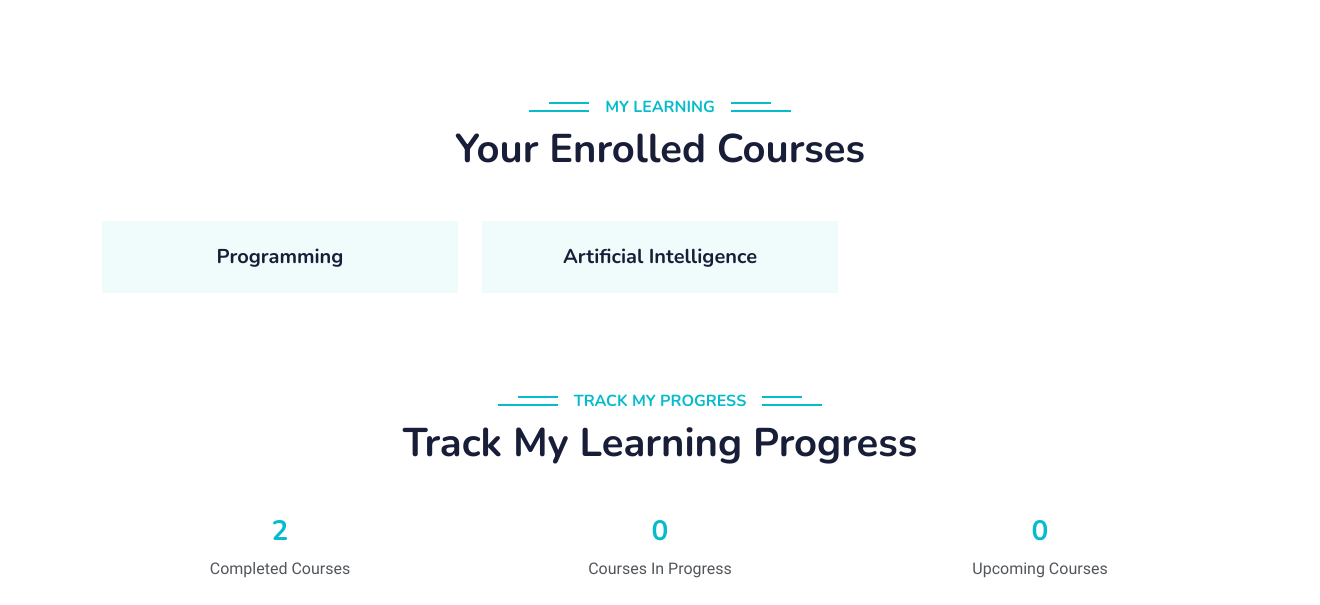
The app's page /dashboard/ (signed in, lower part), older data.
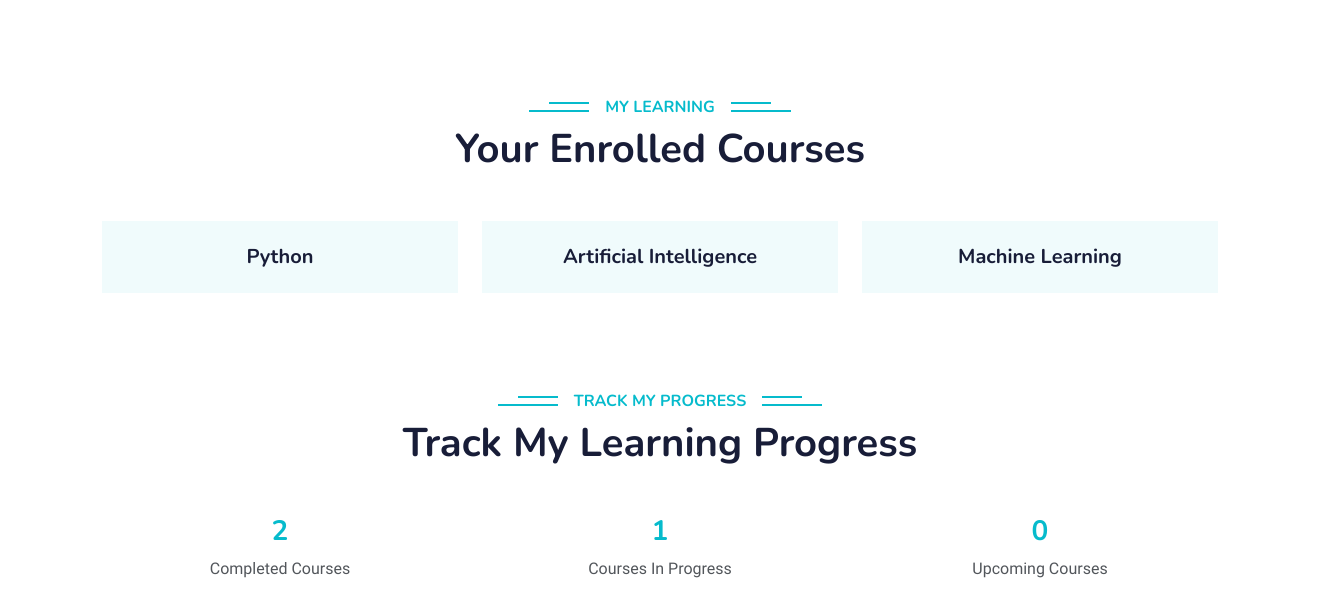
The same page, newer data.
### log_sig/models.py (models this page shows, shortened)
class Course(models.Model):
    name = models.CharField(max_length=100)
    category = models.CharField(max_length=100)
    duration = models.CharField(max_length=50)
    students = models.IntegerField(default=0)

### dashboard/views.py (the view)
# urls.py: path('dashboard/', include('dashboard.urls')),
@login_required
def dashboard(request):
    enrolled_courses = request.user.enrolled_courses.all()
    completed_courses = request.user.completed_courses.all()  # Fetch completed courses
    progress = {
        'completed_courses': completed_courses.count(),
        'in_progress': enrolled_courses.count() - completed_courses.count(),
        'upcoming': 0,  # Add logic for upcoming courses if needed
    }
    return render(request, 'dashboard.html', {
        'enrolled_courses': enrolled_courses,
        'completed_courses': completed_courses,
        'progress': progress,
    })

### dashboard/templates/dashboard.html (shortened to what this page needs)
{% load static %}
<!DOCTYPE html>
<html lang="en">
<head>
    <link href="https://cdnjs.cloudflare.com/ajax/libs/font-awesome/5.10.0/css/all.min.css" rel="stylesheet">
    <link href="https://cdn.jsdelivr.net/npm/bootstrap-icons@1.4.1/font/bootstrap-icons.css" rel="stylesheet">
    <link href="{% static 'css/bootstrap.min.css' %}" rel="stylesheet">
    <link href="{% static 'css/style.css' %}" rel="stylesheet">
</head>
<body>
    <br>
    <div class="container-xxl py-5" id="courses">
        </div>
    <div class="container-xxl py-5">
        <div class="container">
            <div class="text-center wow fadeInUp" data-wow-delay="0.1s">
                <h6 class="section-title bg-white text-center text-primary px-3">My Learning</h6>
                <h1 class="mb-5">Your Enrolled Courses</h1>
            </div>
            <div class="row g-4">
                {% for course in enrolled_courses %}
                <div class="col-lg-4 col-md-6 wow fadeInUp" data-wow-delay="0.1s">
                    <div class="course-item bg-light">
                        <div class="text-center p-4">
                            <h5 class="mb-0">{{ course.category }}</h5>
                        </div>
                    </div>
                </div>
                {% empty %}
                <p class="text-center">You haven't enrolled in any courses yet.</p>
                {% endfor %}
            </div>
        </div>
    </div>
    <div class="container-xxl py-5">
        <div class="container">
            <div class="text-center wow fadeInUp" data-wow-delay="0.1s">
                <h6 class="section-title bg-white text-center text-primary px-3">Track My Progress</h6>
                <h1 class="mb-5">Track My Learning Progress</h1>
            </div>
            <div class="row g-4 text-center">
                <div class="col-lg-4 col-md-6 wow fadeInUp" data-wow-delay="0.1s">
                    <h3 class="text-primary">{{ progress.completed_courses }}</h3>
                    <p>Completed Courses</p>
                </div>
                <div class="col-lg-4 col-md-6 wow fadeInUp" data-wow-delay="0.3s">
                    <h3 class="text-primary">{{ progress.in_progress }}</h3>
                    <p>Courses In Progress</p>
                </div>
                <div class="col-lg-4 col-md-6 wow fadeInUp" data-wow-delay="0.5s">
                    <h3 class="text-primary">{{ progress.upcoming }}</h3>
                    <p>Upcoming Courses</p>
                </div>
            </div>
        </div>
    </div>
</body>
</html>

### dashboard/static/css/style.css (style rules this page uses)
:root { --primary: #06BBCC; --light: #F0FBFC; --dark: #181d38; }
.section-title { position: relative; display: inline-block; text-transform: uppercase; }
.section-title::before { position: absolute; content: ""; width: calc(100% + 80px); height: 2px; top: 4px; left: -40px; background: var(--primary); z-index: -1; }
.section-title::after { position: absolute; content: ""; width: calc(100% + 120px); height: 2px; bottom: 5px; left: -60px; background: var(--primary); z-index: -1; }

Row changes from the older to the newer data that the page shows:
changed Course: category "Programming" → "Python"
now on this page (row unchanged): Course: category "Machine Learning"
Text that changed along with them:
{{ progress.in_progress }}: "0" → "1"
